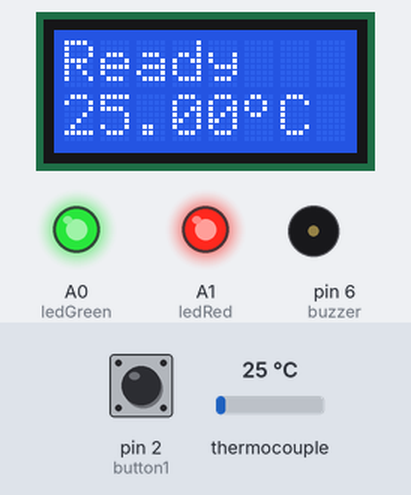
A sketch run on a simulated Arduino Uno, built with avr-gcc and run on an emulated ATmega328P. Parts: 8×2 character LCD, output pins drawn as LEDs (lit = HIGH), buzzer (waves = sounding, pin HIGH). Dashed ring = blinking. Inputs (shaded band) come from the test bench; at power-on: pin 2 (button1) HIGH, thermocouple 25 °C. Pins used as bus, display or sensor lines are not drawn; what the sketch prints to the serial monitor is not drawn.

Above: at 3.7 s.
3.8 s: pin 2 (button1) pulled LOW for 0.15 s
At 6.3 s:
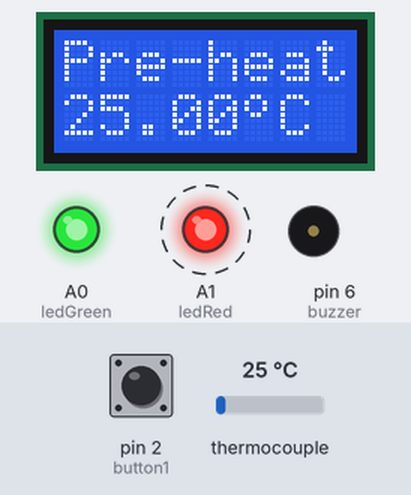
8.0 s: thermocouple set to 145 °C
At 9.3 s:
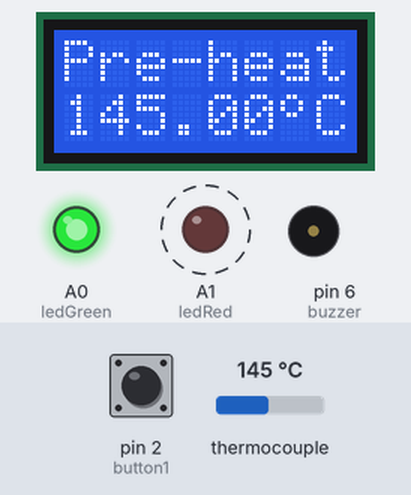
11.0 s: thermocouple set to 152 °C
At 14.3 s:
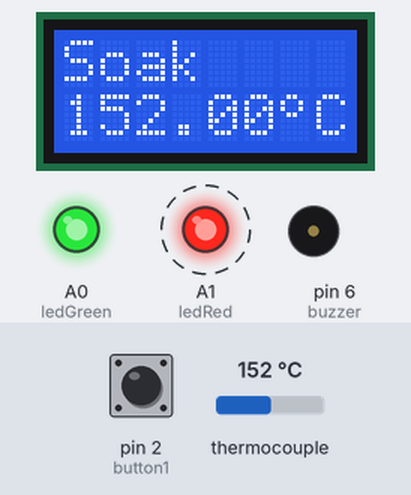
15.0 s: pin 2 (button1) pulled LOW for 1 s
At 17.0 s:
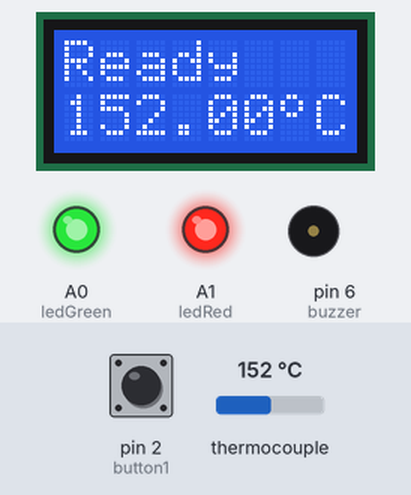
18.0 s: thermocouple set to 6 °C
At 19.7 s:
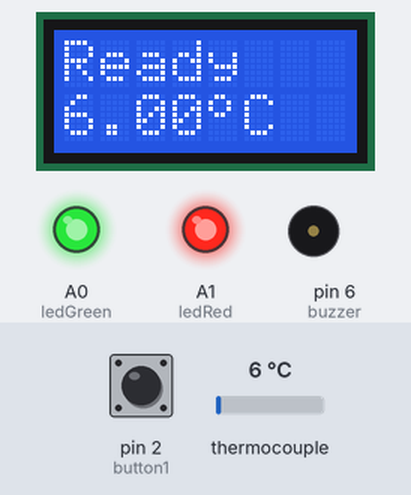
Timing chart, 0 to 21.0 s (numbered marks = the images above; inputs shaded):
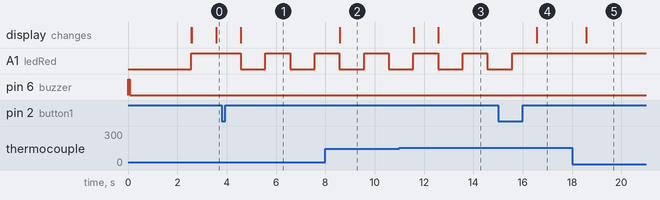

The sketch:

reflow_oven.ino
```cpp
// (licence header left out)
// ***** INCLUDES *****
#include <LiquidCrystal.h>
#include <max6675.h>
#include <PID_v1.h>

// ***** TYPE DEFINITIONS *****
typedef enum REFLOW_STATE{
  REFLOW_STATE_IDLE,
  REFLOW_STATE_PREHEAT,
  REFLOW_STATE_SOAK,
  REFLOW_STATE_REFLOW,
  REFLOW_STATE_COOL,
  REFLOW_STATE_COMPLETE,
  REFLOW_STATE_ERROR
} reflowState_t;

typedef enum REFLOW_STATUS{
  REFLOW_STATUS_OFF,
  REFLOW_STATUS_ON
} reflowStatus_t;

typedef enum DEBOUNCE_STATE{
  DEBOUNCE_STATE_IDLE,
  DEBOUNCE_STATE_CHECK,
  DEBOUNCE_STATE_RELEASE
} debounceState_t;

// ***** CONSTANTS *****
#define TEMPERATURE_ROOM 50
#define TEMPERATURE_SOAK_MIN 150
#define TEMPERATURE_SOAK_MAX 200
#define TEMPERATURE_REFLOW_MAX 250
#define TEMPERATURE_COOL_MIN 100
#define SENSOR_SAMPLING_TIME 1000
#define SOAK_TEMPERATURE_STEP 5
#define SOAK_MICRO_PERIOD 9000
#define DEBOUNCE_PERIOD_MIN 50
#define THERMOCOUPLE_DISCONNECTED 10000

// ***** PID PARAMETERS *****
// ***** PRE-HEAT STAGE *****
#define PID_KP_PREHEAT 300
#define PID_KI_PREHEAT 0.05
#define PID_KD_PREHEAT 400
// ***** SOAKING STAGE *****
#define PID_KP_SOAK 300
#define PID_KI_SOAK 0.05
#define PID_KD_SOAK 250
// ***** REFLOW STAGE *****
#define PID_KP_REFLOW 300
#define PID_KI_REFLOW 0.05
#define PID_KD_REFLOW 350
#define PID_SAMPLE_TIME 1000

// ***** LCD MESSAGES *****
const char* lcdMessagesReflowStatus[] = {
  "Ready",
  "Pre-heat",
  "Soak",
  "Reflow",
  "Cool",
  "Complete",
  "Error"
};

// ***** DEGREE SYMBOL FOR LCD *****
unsigned char degree[8]  = {140,146,146,140,128,128,128,128};

// ***** PIN ASSIGNMENT *****
int ssr = 5;
int thermocoupleSO = A5;
int thermocoupleCS = A4;
int thermocoupleCLK = A3;
int lcdRs = 7;
int lcdE = 8;
int lcdD4 = 9;
int lcdD5 = 10;
int lcdD6 = 11;
int lcdD7 = 12;
int ledRed = A1;
int ledGreen = A0;
int buzzer = 6;
int button1 = 2;
int button2 = 3;

// ***** PID CONTROL VARIABLES *****
double setpoint;
double input;
double output;
double kp = PID_KP_PREHEAT;
double ki = PID_KI_PREHEAT;
double kd = PID_KD_PREHEAT;
int windowSize;
unsigned long windowStartTime;
unsigned long nextCheck;
unsigned long nextRead;
unsigned long timerSoak;
unsigned long buzzerPeriod;
// Reflow oven controller state machine state variable
reflowState_t reflowState;
// Reflow oven controller status
reflowStatus_t reflowStatus;
// Button debounce state machine state variable
debounceState_t debounceState;
// Button debounce timer
long lastDebounceTime;
// Button press status
boolean buttonPressStatus;
// Seconds timer
int timerSeconds;

// Specify PID control interface
PID reflowOvenPID(&input, &output, &setpoint, kp, ki, kd, DIRECT);
// Specify LCD interface
LiquidCrystal lcd(lcdRs, lcdE, lcdD4, lcdD5, lcdD6, lcdD7);
// Specify MAX6675 thermocouple interface
MAX6675 thermocouple(thermocoupleCLK, thermocoupleCS, thermocoupleSO);

void setup()
{
  // SSR pin initialization to ensure reflow oven is off
  digitalWrite(ssr, LOW);
  pinMode(ssr, OUTPUT);

  // Buzzer pin initialization to ensure annoying buzzer is off
  digitalWrite(buzzer, LOW);
  pinMode(buzzer, OUTPUT);

  // LED pins initialization and turn on upon start-up (active low)
  digitalWrite(ledRed, LOW);
  digitalWrite(ledGreen, LOW);
  pinMode(ledRed, OUTPUT);
  pinMode(ledGreen, OUTPUT);
	// Push button pins initialization
  pinMode(button1, INPUT);
  pinMode(button2, INPUT);

  // Start-up splash
  digitalWrite(buzzer, HIGH);
  lcd.begin(8, 2);
  lcd.createChar(0, degree);
  lcd.clear();
  lcd.print("Reflow");
  lcd.setCursor(0, 1);
  lcd.print("Oven 1.1");
  digitalWrite(buzzer, LOW);
  delay(2500);
  lcd.clear();

  // Serial communication at 57600 bps
  Serial.begin(57600);

  // Turn off LED (active low)
  digitalWrite(ledRed, HIGH);
  digitalWrite(ledGreen, HIGH);

  // Set window size
  windowSize = 2000;
  // Initialize time keeping variable
  nextCheck = millis();
  // Initialize thermocouple reading varible
  nextRead = millis();
}

void loop()
{
  // Current time
  unsigned long now;

  // Time to read thermocouple?
  if (millis() > nextRead)
  {
    // Read thermocouple next sampling period
    nextRead += SENSOR_SAMPLING_TIME;
    // Read current temperature
    input = thermocouple.readCelsius();

    // If thermocouple is not connected
    if (input == THERMOCOUPLE_DISCONNECTED)
    {
      // Illegal operation without thermocouple
      reflowState = REFLOW_STATE_ERROR;
      reflowStatus = REFLOW_STATUS_OFF;
    }
  }

  if (millis() > nextCheck)
  {
    // Check input in the next seconds
    nextCheck += 1000;
    // If reflow process is on going
    if (reflowStatus == REFLOW_STATUS_ON)
    {
      // Toggle red LED as system heart beat
      digitalWrite(ledRed, !(digitalRead(ledRed)));
      // Increase seconds timer for reflow curve analysis
      timerSeconds++;
      // Send temperature and time stamp to serial
      Serial.print(timerSeconds);
      Serial.print(",");
      Serial.print(setpoint);
      Serial.print(",");
      Serial.print(input);
      Serial.print(",");
      Serial.println(output);
    }
    else
    {
      // Turn off red LED
      digitalWrite(ledRed, HIGH);
    }

    // Clear LCD
    lcd.clear();
    // Print current system state
    lcd.print(lcdMessagesReflowStatus[reflowState]);
    // Move the cursor to the 2 line
    lcd.setCursor(0, 1);

    // If currently in error state
    if (reflowState == REFLOW_STATE_ERROR)
    {
      // No thermocouple wire connected
      lcd.print("No TC!");
    }
    else
    {
      // Print current temperature
      lcd.print(input);
	    #if ARDUINO >= 100
	      lcd.write((uint8_t)0);
	    #else
				// Print degree Celsius symbol
				lcd.print(0, BYTE);
	    #endif
      lcd.print("C ");
    }
  }

    // Reflow oven controller state machine
    switch (reflowState)
    {
        case REFLOW_STATE_IDLE:
            // If button is pressed to start reflow process
            if (buttonPressStatus)
            {
                // Ensure current temperature is comparable to room temperature
								// TO DO: To add indication that temperature is still high for
								// reflow process to start
                if (input <= TEMPERATURE_ROOM)
                {
                    // Send header for CSV file
                    Serial.println("Time,Setpoint,Input,Output");
                    // Intialize seconds timer for serial debug information
                    timerSeconds = 0;
                    // Initialize PID control window starting time
                    windowStartTime = millis();
                    // Ramp up to minimum soaking temperature
                    setpoint = TEMPERATURE_SOAK_MIN;
                    // Tell the PID to range between 0 and the full window size
                    reflowOvenPID.SetOutputLimits(0, windowSize);
                    reflowOvenPID.SetSampleTime(PID_SAMPLE_TIME);
                    // Turn the PID on
                    reflowOvenPID.SetMode(AUTOMATIC);
                    // Proceed to preheat stage
                    reflowState = REFLOW_STATE_PREHEAT;
                }
            }
            break;

        case REFLOW_STATE_PREHEAT:
            reflowStatus = REFLOW_STATUS_ON;
            // If minimum soak temperature is achieve
            if (input >= TEMPERATURE_SOAK_MIN)
            {
                // Chop soaking period into smaller sub-period
                timerSoak = millis() + SOAK_MICRO_PERIOD;
                // Set less agressive PID parameters for soaking ramp
                reflowOvenPID.SetTunings(PID_KP_SOAK, PID_KI_SOAK, PID_KD_SOAK);
                // Ramp up to first section of soaking temperature
                setpoint = TEMPERATURE_SOAK_MIN + SOAK_TEMPERATURE_STEP;
                // Proceed to soaking state
                reflowState = REFLOW_STATE_SOAK;
            }
            break;

        case REFLOW_STATE_SOAK:
            // If micro soak temperature is achieved
            if (millis() > timerSoak)
            {
                timerSoak = millis() + SOAK_MICRO_PERIOD;
                // Increment micro setpoint
                setpoint += SOAK_TEMPERATURE_STEP;
                if (setpoint > TEMPERATURE_SOAK_MAX)
                {
                    // Set agressive PID parameters for reflow ramp
                    reflowOvenPID.SetTunings(PID_KP_REFLOW, PID_KI_REFLOW, PID_KD_REFLOW);
                    // Ramp up to first section of soaking temperature
                    setpoint = TEMPERATURE_REFLOW_MAX;
                    // Proceed to reflowing state
                    reflowState = REFLOW_STATE_REFLOW;
                }
            }
            break;

        case REFLOW_STATE_REFLOW:
            // We need to avoid hovering at peak temperature for too long
            // Crude method that works like a charm and safe for the components
            if (input >= (TEMPERATURE_REFLOW_MAX - 5))
            {
                // Set PID parameters for cooling ramp
                reflowOvenPID.SetTunings(PID_KP_REFLOW, PID_KI_REFLOW, PID_KD_REFLOW);
                // Ramp down to minimum cooling temperature
                setpoint = TEMPERATURE_COOL_MIN;
                // Proceed to cooling state
                reflowState = REFLOW_STATE_COOL;
            }
            break;

        case REFLOW_STATE_COOL:
            // If minimum cool temperature is achieve
            if (input <= TEMPERATURE_COOL_MIN)
            {
                // Retrieve current time for buzzer usage
                buzzerPeriod = millis() + 1000;
                // Turn on buzzer and green LED to indicate completion
                digitalWrite(ledGreen, LOW);
                digitalWrite(buzzer, HIGH);
                // Turn off reflow process
                reflowStatus = REFLOW_STATUS_OFF;
                // Proceed to reflow Completion state
                reflowState = REFLOW_STATE_COMPLETE;
            }
            break;

        case REFLOW_STATE_COMPLETE:
            if (millis() > buzzerPeriod)
            {
                // Turn off buzzer and green LED
                digitalWrite(buzzer, LOW);
                digitalWrite(ledGreen, HIGH);
                // Reflow process ended
                reflowState = REFLOW_STATE_IDLE;
            }
            break;

        case REFLOW_STATE_ERROR:
            // If thermocouple is still not connected
            if (input == THERMOCOUPLE_DISCONNECTED)
            {
                // Wait until thermocouple wire is connected
                reflowState = REFLOW_STATE_ERROR;
            }
            else
            {
                // Clear to perform reflow process
                reflowState = REFLOW_STATE_IDLE;
            }
            break;
    }

    // If button is pressed
    if (buttonPressStatus == true)
    {
        // If currently reflow process is on going
        if (reflowStatus == REFLOW_STATUS_ON)
        {
            // Button press is for cancelling
            // Turn off reflow process
            reflowStatus = REFLOW_STATUS_OFF;
            // Reinitialize state machine
            reflowState = REFLOW_STATE_IDLE;
        }
    }

  // Simple button debounce state machine (for button #1 only)
	// TO DO: To be replaced with interrupt version in next revision
    switch (debounceState)
    {
        case DEBOUNCE_STATE_IDLE:
            // No valid button press
            buttonPressStatus = false;
            // If button #1 is pressed
            if (digitalRead(button1) == LOW)
            {
                // Intialize debounce counter
                lastDebounceTime = millis();
                // Proceed to check validity of button press
                debounceState = DEBOUNCE_STATE_CHECK;
            }
            break;

        case DEBOUNCE_STATE_CHECK:
            // If button #1 is still pressed
            if (digitalRead(button1) == LOW)
            {
                // If minimum debounce period is completed
                if ((millis() - lastDebounceTime) > DEBOUNCE_PERIOD_MIN)
                {
                    // Proceed to wait for button release
                    debounceState = DEBOUNCE_STATE_RELEASE;
                }
            }
            // False trigger
            else
            {
                // Reinitialize button debounce state machine
                debounceState = DEBOUNCE_STATE_IDLE;
            }
            break;

        case DEBOUNCE_STATE_RELEASE:
            if (digitalRead(button1) == HIGH)
            {
                // Valid button press
                buttonPressStatus = true;
                // Reinitialize button debounce state machine
                debounceState = DEBOUNCE_STATE_IDLE;
            }
            break;
    }

    // PID computation and SSR control
    if (reflowStatus == REFLOW_STATUS_ON)
    {
        //unsigned long now;
        now = millis();

        reflowOvenPID.Compute();

        if((now - windowStartTime) > windowSize)
        {
            // Time to shift the Relay Window
            windowStartTime += windowSize;
        }
        if(output > (now - windowStartTime)) digitalWrite(ssr, HIGH);
        else digitalWrite(ssr, LOW);
    }
    // Reflow oven process is off, ensure oven is off
    else
    {
        digitalWrite(ssr, LOW);
    }
}
```

Measured:
- the behaviour switches between 149 and 150 °C on thermocouple (found by bisection; images 2 and 3)
- after the input at 3.8 s, A1 (ledRed): alternates HIGH for 1.0 s and LOW for 1.0 s, starting after 0.77 s; the display: changes after 0.78 s (image 1)
- after the input at 8.0 s, the display: changes after 0.58 s (image 2)
- after the input at 11.0 s, the display: first changes after 0.58 s (image 3 shows a later state)
- after the input at 15.0 s, A1 (ledRed): goes on until 15.6 s, then stays HIGH; the display: changes after 1.6 s (image 4)
- after the input at 18.0 s, the display: changes after 0.58 s (image 5)
